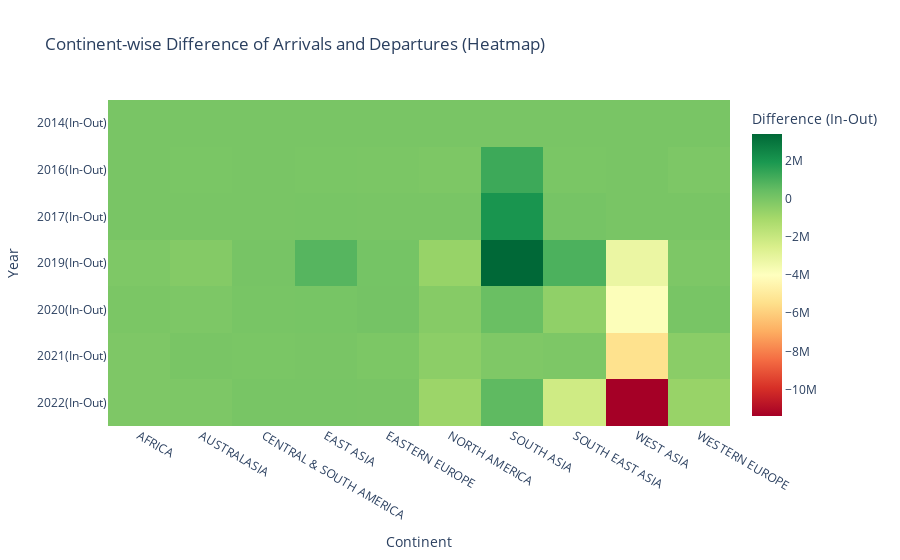

The notebook cell saved with this chart:
### Code cell
# Assuming Difference_continent is the DataFrame containing the differences

# Set the 'CONTINENT' column as the index for easier plotting
Difference_Continentwise_df.set_index('CONTINENT', inplace=True)

# Create an interactive heatmap using Plotly
fig = px.imshow(Difference_Continentwise_df.T,  # Transpose to have years as columns
                labels=dict(x="Continent", y="Year", color="Difference (In-Out)"),
                x=Difference_Continentwise_df.index,  # x-axis will be continents
                y=Difference_Continentwise_df.columns,  # y-axis will be years
                title="Continent-wise Difference of Arrivals and Departures (Heatmap)",
                color_continuous_scale='RdYlGn',  # Color scale from red to green
                aspect="auto")  # Adjust aspect ratio

# Show the plot
fig.show()

### Figure 1 — Plotly figure (JSON) as saved in the notebook; plotly's stock layout.template omitted (floating-point values rounded to 4 significant figures)
{"data": [{"coloraxis": "coloraxis", "hovertemplate": "Continent: %{x}<br>Year: %{y}<br>Difference (In-Out): %{z}<extra></extra>", "name": "0", "type": "heatmap", "x": ["AFRICA", "AUSTRALASIA", "CENTRAL & SOUTH AMERICA", "EAST ASIA", "EASTERN EUROPE", "NORTH AMERICA", "SOUTH ASIA", "SOUTH EAST ASIA", "WEST ASIA", "WESTERN EUROPE"], "xaxis": "x", "y": ["2014(In-Out)", "2016(In-Out)", "2017(In-Out)", "2019(In-Out)", "2020(In-Out)", "2021(In-Out)", "2022(In-Out)"], "yaxis": "y", "z": [[0, 0, 0, 0, 0, 0, 0, 0, 0, 0], [-8333, -36298, -8156, -44855, -56000, -98180, 1227656, -28806, -5259, -111040], [0, 0, 0, 770, 0, 0, 1984766, 46726, 0, 0], [-133281, -267501, 32183, 734311, 80401, -708871, 3375819, 921672, -3205785, -102045], [-49385, -104034, 7332, 28283, 85304, -303199, 344656, -552306, -3868251, 16434], [-118820, -1750, -25637, -4877, -78831, -445309, -158928, -112052, -5389390, -411116], [-126399, -113663, 4989, 17364, -10520, -814374, 557941, -2223296, -11371669, -722620]]}], "layout": {"coloraxis": {"colorbar": {"title": {"text": "Difference (In-Out)"}}, "colorscale": [[0, "rgb(165,0,38)"], [0.1, "rgb(215,48,39)"], [0.2, "rgb(244,109,67)"], [0.3, "rgb(253,174,97)"], [0.4, "rgb(254,224,139)"], [0.5, "rgb(255,255,191)"], [0.6, "rgb(217,239,139)"], [0.7, "rgb(166,217,106)"], [0.8, "rgb(102,189,99)"], [0.9, "rgb(26,152,80)"], [1, "rgb(0,104,55)"]]}, "title": {"text": "Continent-wise Difference of Arrivals and Departures (Heatmap)"}, "xaxis": {"anchor": "y", "domain": [0, 1], "title": {"text": "Continent"}}, "yaxis": {"anchor": "x", "autorange": "reversed", "domain": [0, 1], "title": {"text": "Year"}}}}
